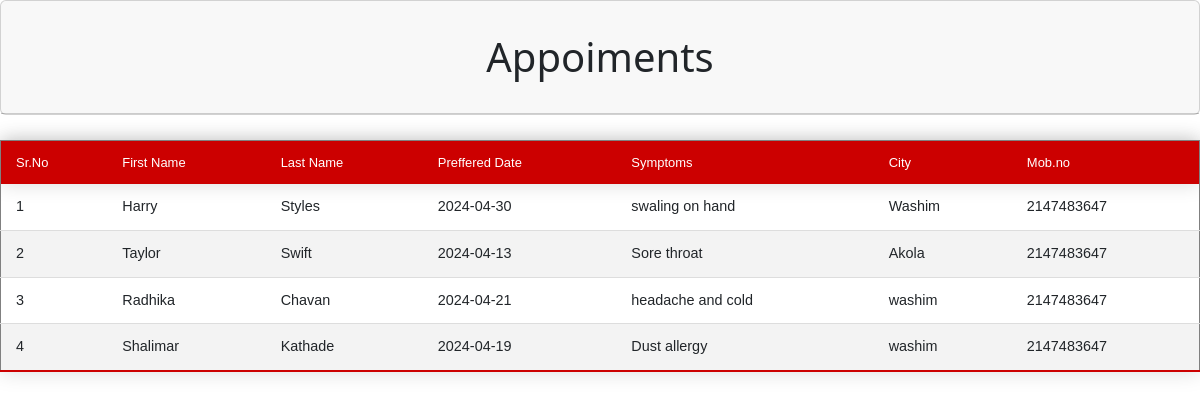
Page /admin/show.php on the committed database.
### tables this page shows
CREATE TABLE `a_point` (
  `Sr.no` int(10) NOT NULL,
  `Firstname` varchar(25) NOT NULL,
  `Lastname` varchar(25) NOT NULL,
  `PD` date NOT NULL,
  `Symptoms` varchar(1000) NOT NULL,
  `City` varchar(150) NOT NULL,
  `Mob` int(10) NOT NULL
);

### admin/show.php (the view, shortened to what this page needs)
<!doctype html>
<html>
<head>
<link href="table.css" rel="stylesheet">
<link href="bootstrap.min.css" rel="stylesheet">
</head>
<body>
<div class="card text-center">
  <div class="card-header">
    <div class="card-body">
      <h5 class="card-title"><h1>Appoiments</h1></h5>
    </div>
  </div>
</div>
<table class ="styled-table" width="100%" border="1" cellpadding="4">
  <tbody>
  <thead class="styled-table thead">
  <td>Sr.No</td>
    <td>First Name</td>
    <td>Last Name</td>
    <td>Preffered Date</td>
    <td>Symptoms</td>
    <td>City</td>
    <td>Mob.no</td>
      </thead >
    <?php
    include( 'conn.php' );
    $query = mysqli_query( $conn, "select * from a_point" );
    while ( $row = mysqli_fetch_array( $query ) ) {
      ?>
  <tr>
    <td><?php echo $row['Sr.no']; ?></td>
    <td><?php echo $row['Firstname']; ?></td>
    <td><?php echo $row['Lastname']; ?></td>
    <td><?php echo $row['PD']; ?></td>
    <td><?php echo $row['Symptoms']; ?></td>
    <td><?php echo $row['City']; ?></td>
    <td><?php echo $row['Mob']; ?></td>
  </tr>
  <?php
  }
  ?>
    </tbody>
</table>
</body>
</html>

### admin/table.css (style rules this page uses)
.styled-table { border-collapse: collapse; margin: 25px 0; font-size: 0.9em; font-family: sans-serif; min-width: 400px; box-shadow: 0 0 20px rgba(0, 0, 0, 0.15); }
.styled-table thead { background-color: #CC0000; color: #ffffff; text-align: left; }
.styled-table tbody tr { border-bottom: 1px solid #dddddd; }
.styled-table tbody tr:nth-of-type(even) { background-color: #f3f3f3; }
.styled-table tbody tr:last-of-type { border-bottom: 2px solid #CC0000; }
.styled-table th, .styled-table td { padding: 12px 15px; }

### rows in the picture
a_point: no "1", Firstname "Harry", Lastname "Styles", PD "2024-04-30", Symptoms "swaling on hand", City "Washim", Mob "2147483647"
a_point: no "2", Firstname "Taylor", Lastname "Swift", PD "2024-04-13", Symptoms "Sore throat", City "Akola", Mob "2147483647"
a_point: no "3", Firstname "Radhika", Lastname "Chavan", PD "2024-04-21", Symptoms "headache and cold", City "washim", Mob "2147483647"
a_point: no "4", Firstname "Shalimar", Lastname "Kathade", PD "2024-04-19", Symptoms "Dust allergy", City "washim", Mob "2147483647"
